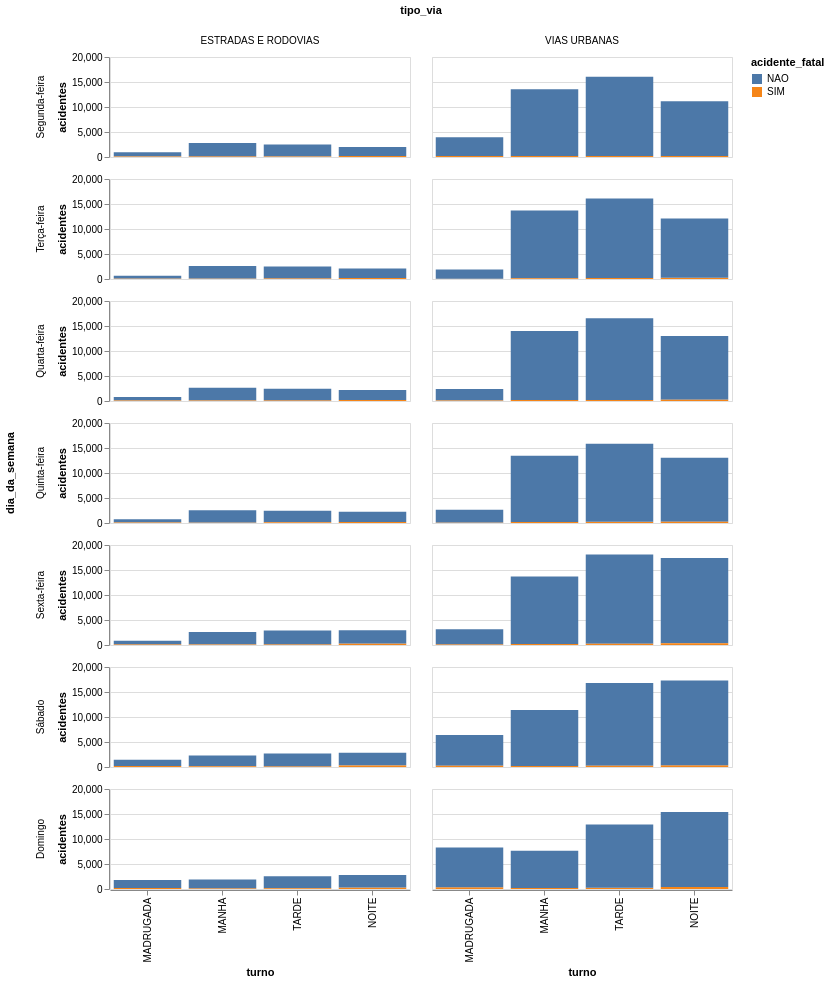

Notebook cell for this chart:
### Code cell
sinistros.filter(pl.col('tipo_via') != ND).filter(pl.col('turno') != ND).group_by('dia_da_semana', 'tipo_via', 'acidente_fatal', 'turno').agg(pl.len().alias('acidentes')) \
    .plot.bar(x=alt.X(**get_col_order('turno')), y='acidentes', color='acidente_fatal', row=alt.Column(**get_col_order('dia_da_semana')), column='tipo_via').properties(height=100, width=300)

### Figure 1 — Vega-Lite specification as saved in the notebook (floating-point values rounded to 4 significant figures)
{"config": {"view": {"continuousWidth": 300, "continuousHeight": 300}}, "data": {"name": "data-b0b10b78bf8bf5a01d1e045daa766609"}, "mark": {"type": "bar", "tooltip": true}, "encoding": {"color": {"field": "acidente_fatal", "type": "nominal"}, "column": {"field": "tipo_via", "type": "nominal"}, "row": {"field": "dia_da_semana", "sort": ["Segunda-feira", "Terça-feira", "Quarta-feira", "Quinta-feira", "Sexta-feira", "Sábado", "Domingo"]}, "x": {"field": "turno", "sort": ["MADRUGADA", "MANHA", "TARDE", "NOITE"]}, "y": {"field": "acidentes", "type": "quantitative"}}, "height": 100, "params": [{"name": "param_1e9efca18e7a2868", "select": {"type": "interval", "encodings": ["x", "y"]}, "bind": "scales"}], "width": 300, "$schema": "https://vega.github.io/schema/vega-lite/v6.4.1.json", "datasets": {"data-b0b10b78bf8bf5a01d1e045daa766609": [{"dia_da_semana": "Quinta-feira", "tipo_via": "VIAS URBANAS", "acidente_fatal": "SIM", "turno": "TARDE", "acidentes": 229}, {"dia_da_semana": "Quarta-feira", "tipo_via": "ESTRADAS E RODOVIAS", "acidente_fatal": "NAO", "turno": "NOITE", "acidentes": 2004}, {"dia_da_semana": "Sexta-feira", "tipo_via": "VIAS URBANAS", "acidente_fatal": "NAO", "turno": "MANHA", "acidentes": 13491}, {"dia_da_semana": "Terça-feira", "tipo_via": "ESTRADAS E RODOVIAS", "acidente_fatal": "NAO", "turno": "NOITE", "acidentes": 1916}, {"dia_da_semana": "Sexta-feira", "tipo_via": "ESTRADAS E RODOVIAS", "acidente_fatal": "NAO", "turno": "MANHA", "acidentes": 2463}, {"dia_da_semana": "Sábado", "tipo_via": "ESTRADAS E RODOVIAS", "acidente_fatal": "NAO", "turno": "MANHA", "acidentes": 2146}, {"dia_da_semana": "Sábado", "tipo_via": "ESTRADAS E RODOVIAS", "acidente_fatal": "NAO", "turno": "NOITE", "acidentes": 2541}, {"dia_da_semana": "Segunda-feira", "tipo_via": "VIAS URBANAS", "acidente_fatal": "NAO", "turno": "TARDE", "acidentes": 15861}, {"dia_da_semana": "Domingo", "tipo_via": "ESTRADAS E RODOVIAS", "acidente_fatal": "SIM", "turno": "MANHA", "acidentes": 146}, {"dia_da_semana": "Quinta-feira", "tipo_via": "VIAS URBANAS", "acidente_fatal": "SIM", "turno": "MADRUGADA", "acidentes": 121}, {"dia_da_semana": "Domingo", "tipo_via": "VIAS URBANAS", "acidente_fatal": "SIM", "turno": "NOITE", "acidentes": 405}, {"dia_da_semana": "Terça-feira", "tipo_via": "ESTRADAS E RODOVIAS", "acidente_fatal": "SIM", "turno": "MADRUGADA", "acidentes": 92}, {"dia_da_semana": "Segunda-feira", "tipo_via": "ESTRADAS E RODOVIAS", "acidente_fatal": "SIM", "turno": "NOITE", "acidentes": 189}, {"dia_da_semana": "Sábado", "tipo_via": "ESTRADAS E RODOVIAS", "acidente_fatal": "SIM", "turno": "MANHA", "acidentes": 141}, {"dia_da_semana": "Quarta-feira", "tipo_via": "ESTRADAS E RODOVIAS", "acidente_fatal": "NAO", "turno": "MADRUGADA", "acidentes": 691}, {"dia_da_semana": "Sexta-feira", "tipo_via": "ESTRADAS E RODOVIAS", "acidente_fatal": "SIM", "turno": "TARDE", "acidentes": 141}, {"dia_da_semana": "Sexta-feira", "tipo_via": "VIAS URBANAS", "acidente_fatal": "NAO", "turno": "NOITE", "acidentes": 17052}, {"dia_da_semana": "Domingo", "tipo_via": "ESTRADAS E RODOVIAS", "acidente_fatal": "SIM", "turno": "NOITE", "acidentes": 321}, {"dia_da_semana": "Segunda-feira", "tipo_via": "ESTRADAS E RODOVIAS", "acidente_fatal": "NAO", "turno": "MADRUGADA", "acidentes": 858}, {"dia_da_semana": "Terça-feira", "tipo_via": "VIAS URBANAS", "acidente_fatal": "SIM", "turno": "TARDE", "acidentes": 189}, {"dia_da_semana": "Segunda-feira", "tipo_via": "VIAS URBANAS", "acidente_fatal": "SIM", "turno": "MANHA", "acidentes": 193}, {"dia_da_semana": "Quinta-feira", "tipo_via": "ESTRADAS E RODOVIAS", "acidente_fatal": "NAO", "turno": "MADRUGADA", "acidentes": 666}, {"dia_da_semana": "Terça-feira", "tipo_via": "ESTRADAS E RODOVIAS", "acidente_fatal": "SIM", "turno": "TARDE", "acidentes": 141}, {"dia_da_semana": "Domingo", "tipo_via": "ESTRADAS E RODOVIAS", "acidente_fatal": "NAO", "turno": "NOITE", "acidentes": 2476}, {"dia_da_semana": "Segunda-feira", "tipo_via": "VIAS URBANAS", "acidente_fatal": "SIM", "turno": "MADRUGADA", "acidentes": 181}, {"dia_da_semana": "Domingo", "tipo_via": "VIAS URBANAS", "acidente_fatal": "SIM", "turno": "TARDE", "acidentes": 244}, {"dia_da_semana": "Sexta-feira", "tipo_via": "ESTRADAS E RODOVIAS", "acidente_fatal": "SIM", "turno": "NOITE", "acidentes": 293}, {"dia_da_semana": "Segunda-feira", "tipo_via": "VIAS URBANAS", "acidente_fatal": "SIM", "turno": "NOITE", "acidentes": 208}, {"dia_da_semana": "Domingo", "tipo_via": "VIAS URBANAS", "acidente_fatal": "SIM", "turno": "MADRUGADA", "acidentes": 365}, {"dia_da_semana": "Segunda-feira", "tipo_via": "ESTRADAS E RODOVIAS", "acidente_fatal": "SIM", "turno": "MANHA", "acidentes": 140}, {"dia_da_semana": "Terça-feira", "tipo_via": "ESTRADAS E RODOVIAS", "acidente_fatal": "SIM", "turno": "MANHA", "acidentes": 114}, {"dia_da_semana": "Sexta-feira", "tipo_via": "VIAS URBANAS", "acidente_fatal": "NAO", "turno": "TARDE", "acidentes": 17856}, {"dia_da_semana": "Sexta-feira", "tipo_via": "ESTRADAS E RODOVIAS", "acidente_fatal": "SIM", "turno": "MANHA", "acidentes": 124}, {"dia_da_semana": "Sexta-feira", "tipo_via": "ESTRADAS E RODOVIAS", "acidente_fatal": "NAO", "turno": "TARDE", "acidentes": 2770}, {"dia_da_semana": "Terça-feira", "tipo_via": "VIAS URBANAS", "acidente_fatal": "NAO", "turno": "TARDE", "acidentes": 15899}, {"dia_da_semana": "Segunda-feira", "tipo_via": "ESTRADAS E RODOVIAS", "acidente_fatal": "SIM", "turno": "MADRUGADA", "acidentes": 114}, {"dia_da_semana": "Quinta-feira", "tipo_via": "VIAS URBANAS", "acidente_fatal": "SIM", "turno": "MANHA", "acidentes": 192}, {"dia_da_semana": "Quarta-feira", "tipo_via": "ESTRADAS E RODOVIAS", "acidente_fatal": "NAO", "turno": "MANHA", "acidentes": 2524}, {"dia_da_semana": "Sábado", "tipo_via": "VIAS URBANAS", "acidente_fatal": "NAO", "turno": "MANHA", "acidentes": 11174}, {"dia_da_semana": "Domingo", "tipo_via": "ESTRADAS E RODOVIAS", "acidente_fatal": "SIM", "turno": "MADRUGADA", "acidentes": 214}, {"dia_da_semana": "Quarta-feira", "tipo_via": "VIAS URBANAS", "acidente_fatal": "SIM", "turno": "TARDE", "acidentes": 206}, {"dia_da_semana": "Quarta-feira", "tipo_via": "VIAS URBANAS", "acidente_fatal": "NAO", "turno": "NOITE", "acidentes": 12770}, {"dia_da_semana": "Sábado", "tipo_via": "VIAS URBANAS", "acidente_fatal": "SIM", "turno": "NOITE", "acidentes": 367}, {"dia_da_semana": "Terça-feira", "tipo_via": "VIAS URBANAS", "acidente_fatal": "SIM", "turno": "MADRUGADA", "acidentes": 71}, {"dia_da_semana": "Sábado", "tipo_via": "ESTRADAS E RODOVIAS", "acidente_fatal": "SIM", "turno": "NOITE", "acidentes": 318}, {"dia_da_semana": "Quarta-feira", "tipo_via": "VIAS URBANAS", "acidente_fatal": "SIM", "turno": "NOITE", "acidentes": 226}, {"dia_da_semana": "Quinta-feira", "tipo_via": "ESTRADAS E RODOVIAS", "acidente_fatal": "SIM", "turno": "MANHA", "acidentes": 103}, {"dia_da_semana": "Domingo", "tipo_via": "VIAS URBANAS", "acidente_fatal": "NAO", "turno": "NOITE", "acidentes": 14997}, {"dia_da_semana": "Segunda-feira", "tipo_via": "VIAS URBANAS", "acidente_fatal": "NAO", "turno": "MADRUGADA", "acidentes": 3764}, {"dia_da_semana": "Quarta-feira", "tipo_via": "VIAS URBANAS", "acidente_fatal": "NAO", "turno": "TARDE", "acidentes": 16339}, {"dia_da_semana": "Terça-feira", "tipo_via": "VIAS URBANAS", "acidente_fatal": "NAO", "turno": "MADRUGADA", "acidentes": 1843}, {"dia_da_semana": "Sexta-feira", "tipo_via": "VIAS URBANAS", "acidente_fatal": "SIM", "turno": "MANHA", "acidentes": 194}, {"dia_da_semana": "Sexta-feira", "tipo_via": "ESTRADAS E RODOVIAS", "acidente_fatal": "SIM", "turno": "MADRUGADA", "acidentes": 135}, {"dia_da_semana": "Quinta-feira", "tipo_via": "ESTRADAS E RODOVIAS", "acidente_fatal": "SIM", "turno": "MADRUGADA", "acidentes": 102}, {"dia_da_semana": "Sábado", "tipo_via": "VIAS URBANAS", "acidente_fatal": "SIM", "turno": "MANHA", "acidentes": 216}, {"dia_da_semana": "Quinta-feira", "tipo_via": "ESTRADAS E RODOVIAS", "acidente_fatal": "NAO", "turno": "NOITE", "acidentes": 2050}, {"dia_da_semana": "Quinta-feira", "tipo_via": "ESTRADAS E RODOVIAS", "acidente_fatal": "NAO", "turno": "TARDE", "acidentes": 2335}, {"dia_da_semana": "Segunda-feira", "tipo_via": "VIAS URBANAS", "acidente_fatal": "SIM", "turno": "TARDE", "acidentes": 205}, {"dia_da_semana": "Terça-feira", "tipo_via": "ESTRADAS E RODOVIAS", "acidente_fatal": "NAO", "turno": "MADRUGADA", "acidentes": 561}, {"dia_da_semana": "Segunda-feira", "tipo_via": "VIAS URBANAS", "acidente_fatal": "NAO", "turno": "NOITE", "acidentes": 10954}, {"dia_da_semana": "Sexta-feira", "tipo_via": "VIAS URBANAS", "acidente_fatal": "SIM", "turno": "MADRUGADA", "acidentes": 134}, {"dia_da_semana": "Sexta-feira", "tipo_via": "VIAS URBANAS", "acidente_fatal": "SIM", "turno": "NOITE", "acidentes": 340}, {"dia_da_semana": "Quarta-feira", "tipo_via": "ESTRADAS E RODOVIAS", "acidente_fatal": "SIM", "turno": "MADRUGADA", "acidentes": 86}, {"dia_da_semana": "Quarta-feira", "tipo_via": "ESTRADAS E RODOVIAS", "acidente_fatal": "SIM", "turno": "MANHA", "acidentes": 109}, {"dia_da_semana": "Terça-feira", "tipo_via": "VIAS URBANAS", "acidente_fatal": "NAO", "turno": "MANHA", "acidentes": 13517}, {"dia_da_semana": "Sábado", "tipo_via": "VIAS URBANAS", "acidente_fatal": "NAO", "turno": "TARDE", "acidentes": 16568}, {"dia_da_semana": "Segunda-feira", "tipo_via": "VIAS URBANAS", "acidente_fatal": "NAO", "turno": "MANHA", "acidentes": 13373}, {"dia_da_semana": "Domingo", "tipo_via": "ESTRADAS E RODOVIAS", "acidente_fatal": "NAO", "turno": "MADRUGADA", "acidentes": 1576}, {"dia_da_semana": "Sexta-feira", "tipo_via": "VIAS URBANAS", "acidente_fatal": "SIM", "turno": "TARDE", "acidentes": 236}, {"dia_da_semana": "Segunda-feira", "tipo_via": "ESTRADAS E RODOVIAS", "acidente_fatal": "NAO", "turno": "TARDE", "acidentes": 2405}, {"dia_da_semana": "Quarta-feira", "tipo_via": "VIAS URBANAS", "acidente_fatal": "NAO", "turno": "MADRUGADA", "acidentes": 2288}, {"dia_da_semana": "Quarta-feira", "tipo_via": "VIAS URBANAS", "acidente_fatal": "SIM", "turno": "MADRUGADA", "acidentes": 113}, {"dia_da_semana": "Sexta-feira", "tipo_via": "ESTRADAS E RODOVIAS", "acidente_fatal": "NAO", "turno": "NOITE", "acidentes": 2678}, {"dia_da_semana": "Segunda-feira", "tipo_via": "ESTRADAS E RODOVIAS", "acidente_fatal": "NAO", "turno": "NOITE", "acidentes": 1824}, {"dia_da_semana": "Quinta-feira", "tipo_via": "VIAS URBANAS", "acidente_fatal": "NAO", "turno": "NOITE", "acidentes": 12832}, {"dia_da_semana": "Sábado", "tipo_via": "VIAS URBANAS", "acidente_fatal": "NAO", "turno": "MADRUGADA", "acidentes": 6151}, {"dia_da_semana": "Sábado", "tipo_via": "ESTRADAS E RODOVIAS", "acidente_fatal": "SIM", "turno": "TARDE", "acidentes": 157}, {"dia_da_semana": "Terça-feira", "tipo_via": "VIAS URBANAS", "acidente_fatal": "SIM", "turno": "MANHA", "acidentes": 160}, {"dia_da_semana": "Terça-feira", "tipo_via": "VIAS URBANAS", "acidente_fatal": "SIM", "turno": "NOITE", "acidentes": 249}, {"dia_da_semana": "Quarta-feira", "tipo_via": "ESTRADAS E RODOVIAS", "acidente_fatal": "SIM", "turno": "NOITE", "acidentes": 211}, {"dia_da_semana": "Quinta-feira", "tipo_via": "ESTRADAS E RODOVIAS", "acidente_fatal": "NAO", "turno": "MANHA", "acidentes": 2453}, {"dia_da_semana": "Domingo", "tipo_via": "VIAS URBANAS", "acidente_fatal": "NAO", "turno": "TARDE", "acidentes": 12679}, {"dia_da_semana": "Domingo", "tipo_via": "VIAS URBANAS", "acidente_fatal": "SIM", "turno": "MANHA", "acidentes": 215}, {"dia_da_semana": "Quarta-feira", "tipo_via": "ESTRADAS E RODOVIAS", "acidente_fatal": "SIM", "turno": "TARDE", "acidentes": 138}, {"dia_da_semana": "Quarta-feira", "tipo_via": "VIAS URBANAS", "acidente_fatal": "SIM", "turno": "MANHA", "acidentes": 192}, {"dia_da_semana": "Quarta-feira", "tipo_via": "ESTRADAS E RODOVIAS", "acidente_fatal": "NAO", "turno": "TARDE", "acidentes": 2309}, {"dia_da_semana": "Quinta-feira", "tipo_via": "ESTRADAS E RODOVIAS", "acidente_fatal": "SIM", "turno": "NOITE", "acidentes": 210}, {"dia_da_semana": "Sábado", "tipo_via": "ESTRADAS E RODOVIAS", "acidente_fatal": "SIM", "turno": "MADRUGADA", "acidentes": 192}, {"dia_da_semana": "Segunda-feira", "tipo_via": "ESTRADAS E RODOVIAS", "acidente_fatal": "NAO", "turno": "MANHA", "acidentes": 2682}, {"dia_da_semana": "Segunda-feira", "tipo_via": "ESTRADAS E RODOVIAS", "acidente_fatal": "SIM", "turno": "TARDE", "acidentes": 110}, {"dia_da_semana": "Sexta-feira", "tipo_via": "VIAS URBANAS", "acidente_fatal": "NAO", "turno": "MADRUGADA", "acidentes": 3010}, {"dia_da_semana": "Sábado", "tipo_via": "VIAS URBANAS", "acidente_fatal": "NAO", "turno": "NOITE", "acidentes": 16910}, {"dia_da_semana": "Quinta-feira", "tipo_via": "VIAS URBANAS", "acidente_fatal": "SIM", "turno": "NOITE", "acidentes": 228}, {"dia_da_semana": "Terça-feira", "tipo_via": "ESTRADAS E RODOVIAS", "acidente_fatal": "NAO", "turno": "TARDE", "acidentes": 2362}, {"dia_da_semana": "Sábado", "tipo_via": "VIAS URBANAS", "acidente_fatal": "SIM", "turno": "MADRUGADA", "acidentes": 274}, {"dia_da_semana": "Terça-feira", "tipo_via": "VIAS URBANAS", "acidente_fatal": "NAO", "turno": "NOITE", "acidentes": 11870}, {"dia_da_semana": "Domingo", "tipo_via": "VIAS URBANAS", "acidente_fatal": "NAO", "turno": "MANHA", "acidentes": 7438}, {"dia_da_semana": "Domingo", "tipo_via": "ESTRADAS E RODOVIAS", "acidente_fatal": "NAO", "turno": "MANHA", "acidentes": 1741}, {"dia_da_semana": "Sábado", "tipo_via": "ESTRADAS E RODOVIAS", "acidente_fatal": "NAO", "turno": "TARDE", "acidentes": 2565}, {"dia_da_semana": "Terça-feira", "tipo_via": "ESTRADAS E RODOVIAS", "acidente_fatal": "SIM", "turno": "NOITE", "acidentes": 202}, {"dia_da_semana": "Domingo", "tipo_via": "ESTRADAS E RODOVIAS", "acidente_fatal": "NAO", "turno": "TARDE", "acidentes": 2383}, {"dia_da_semana": "Quinta-feira", "tipo_via": "VIAS URBANAS", "acidente_fatal": "NAO", "turno": "MADRUGADA", "acidentes": 2544}, {"dia_da_semana": "Domingo", "tipo_via": "ESTRADAS E RODOVIAS", "acidente_fatal": "SIM", "turno": "TARDE", "acidentes": 164}, {"dia_da_semana": "Sábado", "tipo_via": "VIAS URBANAS", "acidente_fatal": "SIM", "turno": "TARDE", "acidentes": 243}, {"dia_da_semana": "Quinta-feira", "tipo_via": "VIAS URBANAS", "acidente_fatal": "NAO", "turno": "TARDE", "acidentes": 15634}, {"dia_da_semana": "Terça-feira", "tipo_via": "ESTRADAS E RODOVIAS", "acidente_fatal": "NAO", "turno": "MANHA", "acidentes": 2483}, {"dia_da_semana": "Sábado", "tipo_via": "ESTRADAS E RODOVIAS", "acidente_fatal": "NAO", "turno": "MADRUGADA", "acidentes": 1246}, {"dia_da_semana": "Domingo", "tipo_via": "VIAS URBANAS", "acidente_fatal": "NAO", "turno": "MADRUGADA", "acidentes": 7951}, {"dia_da_semana": "Sexta-feira", "tipo_via": "ESTRADAS E RODOVIAS", "acidente_fatal": "NAO", "turno": "MADRUGADA", "acidentes": 740}, {"dia_da_semana": "Quarta-feira", "tipo_via": "VIAS URBANAS", "acidente_fatal": "NAO", "turno": "MANHA", "acidentes": 13817}, {"dia_da_semana": "Quinta-feira", "tipo_via": "ESTRADAS E RODOVIAS", "acidente_fatal": "SIM", "turno": "TARDE", "acidentes": 136}, {"dia_da_semana": "Quinta-feira", "tipo_via": "VIAS URBANAS", "acidente_fatal": "NAO", "turno": "MANHA", "acidentes": 13275}]}}
